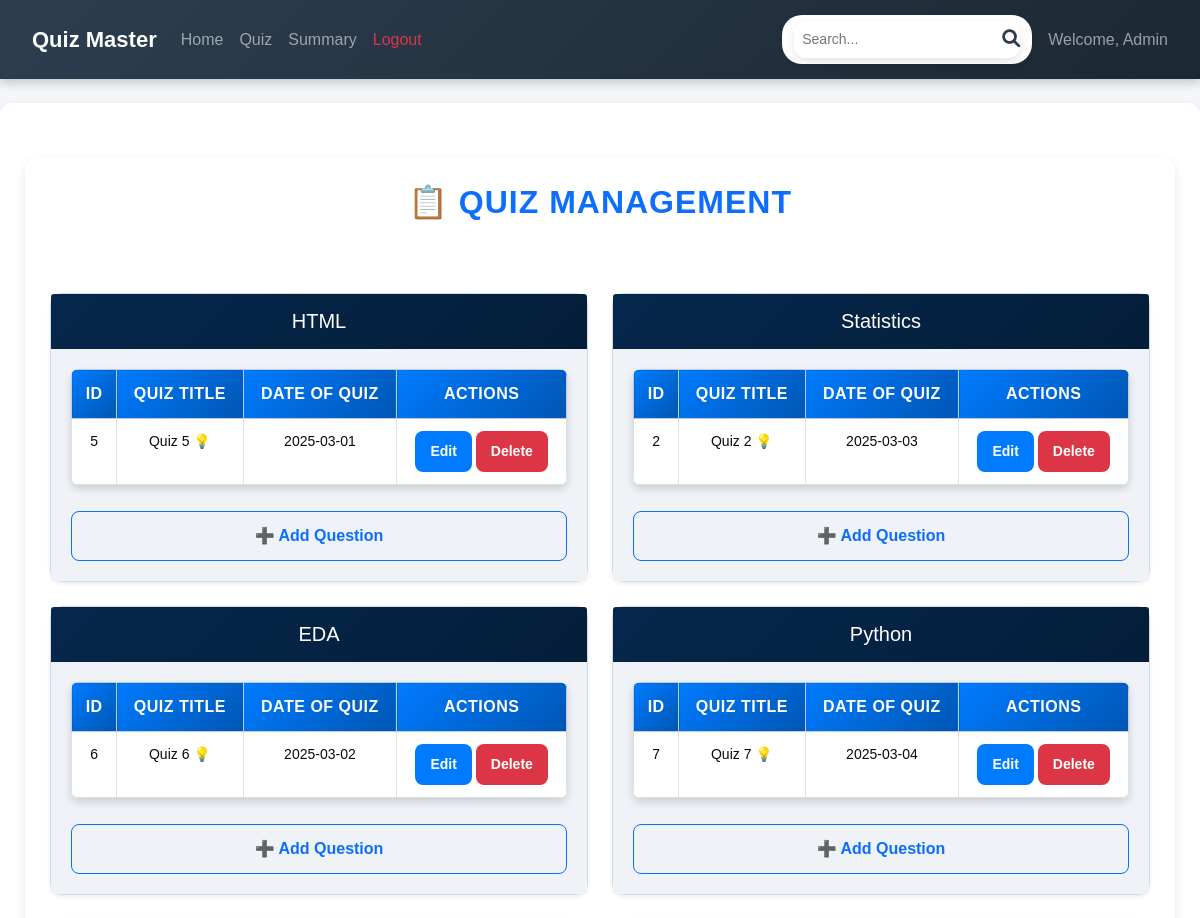
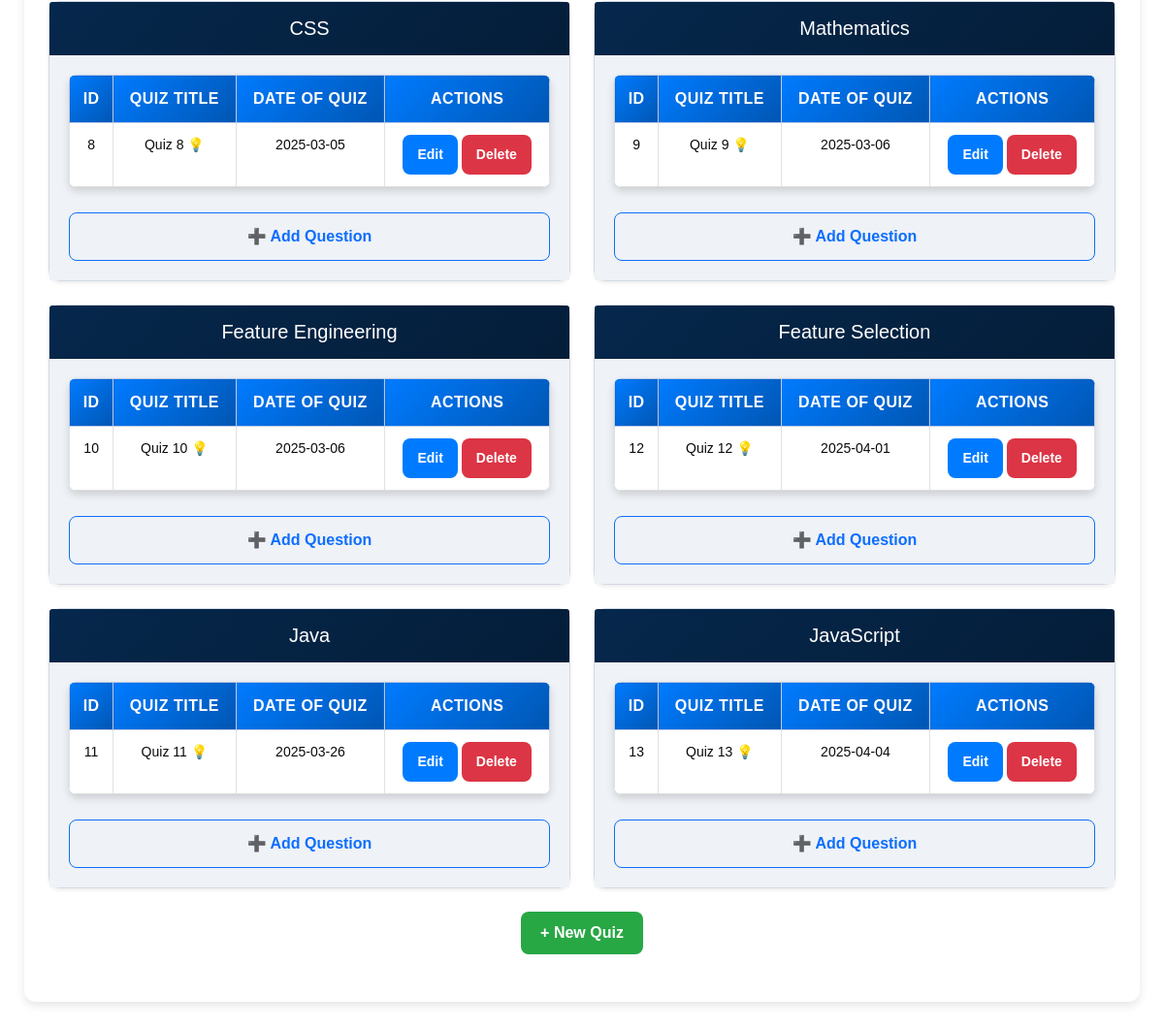
Page /admin/quiz_management on the earlier database version (2 pictures, top to bottom).
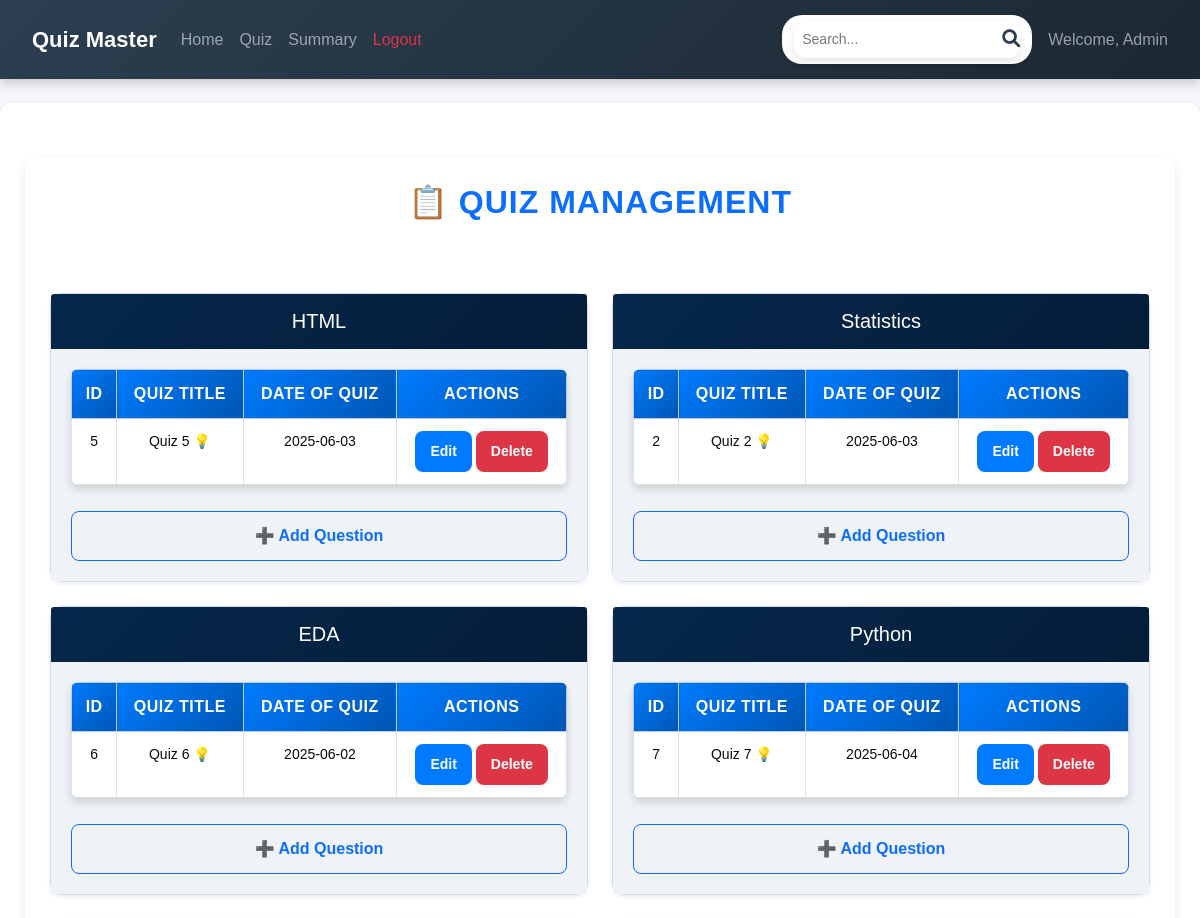
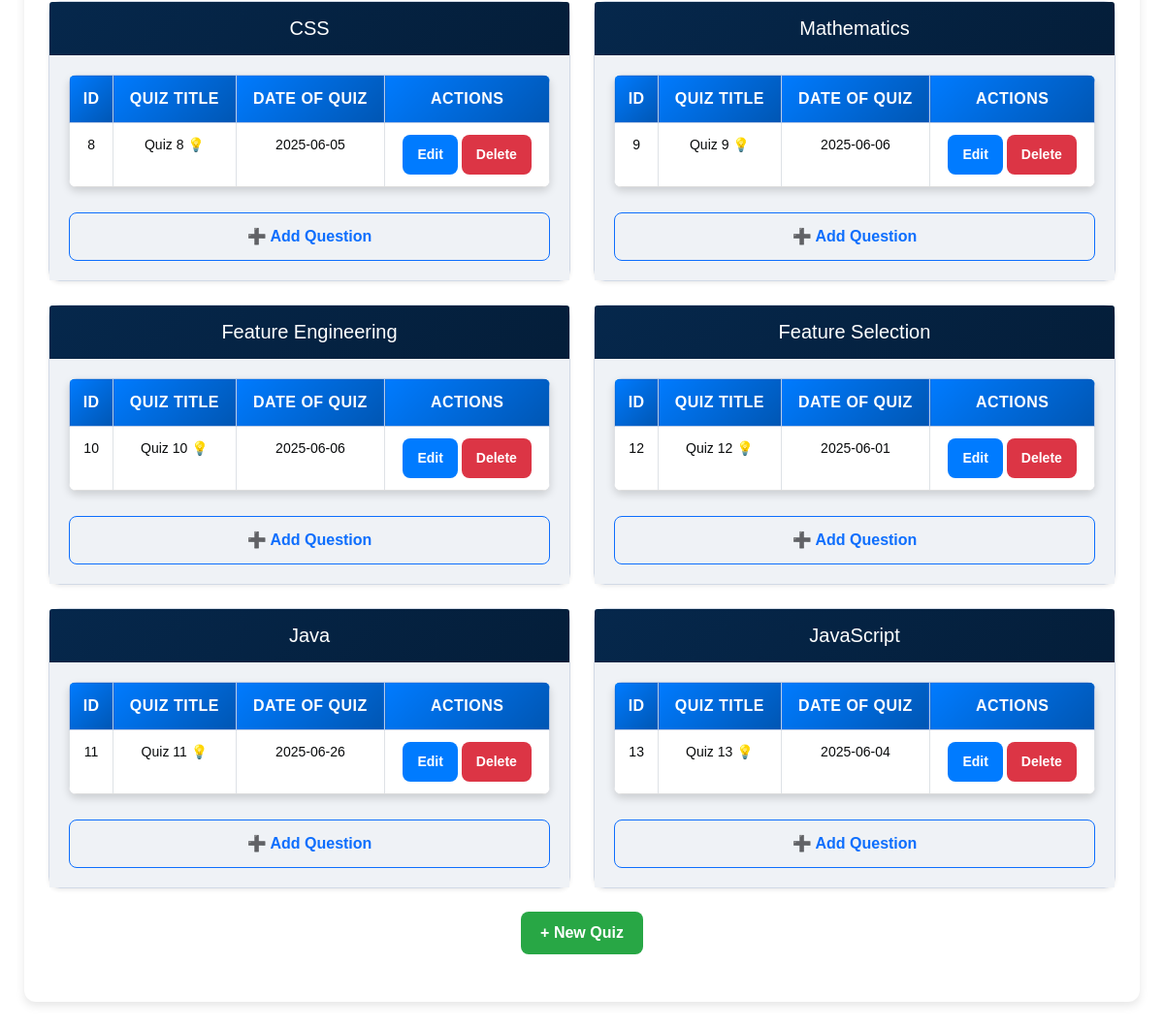
Same page on the later database version (2 pictures, top to bottom).
### backend/models.py (models this page shows)
class Chapter(db.Model):
    __tablename__ = 'chapter'
    id = db.Column(db.Integer, primary_key=True)
    name = db.Column(db.String(100), nullable=False)
    description = db.Column(db.Text)
    subject_id = db.Column(db.Integer, db.ForeignKey('subject.id', ondelete="CASCADE"), nullable=False)
    quizzes = db.relationship('Quiz', backref='chapter', lazy='subquery', cascade='all, delete-orphan')

class Quiz(db.Model):
    __tablename__ = 'quiz'
    id = db.Column(db.Integer, primary_key=True)
    chapter_id = db.Column(db.Integer, db.ForeignKey('chapter.id', ondelete="CASCADE"), nullable=False)
    date_of_quiz = db.Column(db.Date, nullable=False)
    duration_seconds = db.Column(db.Integer, nullable=False)
    remarks = db.Column(db.Text)
    questions = db.relationship('Question', backref='quiz', lazy='subquery', cascade='all, delete-orphan')
    scores = db.relationship('Score', backref='quiz', lazy='dynamic', cascade='all, delete-orphan')

### backend/controllers.py (the view)
@app.route('/admin/quiz_management', methods=['GET'])
def quiz_management():
    chapters = Chapter.query.options(db.joinedload(Chapter.quizzes)).all()
    quizzes = Quiz.query.all()
    return render_template('admin/admin_quiz_management.html', chapters=chapters, quizzes=quizzes)

### templates/admin/admin_quiz_management.html (shortened to what this page needs)
{% extends "admin/admin_base.html" %}
{% block content %}
<div class="container">
    <h2 class="text-center text-primary mb-4">📋 QUIZ MANAGEMENT</h2>
<br>
<br>
    {% if quizzes %}
    <div class="row">
        {% for chapter in chapters %}
        <div class="col-md-6">
            <div class="card shadow-sm mb-4">
                <div class="card-header bg-dark text-white">
                    <h5 class="mb-0" class="text-center">{{ chapter.name }}</h5>
                </div>
                <div class="card-body">
                    <table class="table table-bordered">
                        <thead class="table-primary">
                            <tr>
                                <th>ID</th>
                                <th>Quiz Title</th>
                                <th>Date of Quiz</th>
                                <th>Actions</th>
                            </tr>
                        </thead>
                        <tbody>
                            {% for quiz in quizzes if quiz.chapter_id == chapter.id %}
                            <tr>
                                <td>{{ quiz.id }}</td>
                                <td>{{ 'Quiz ' + quiz.id|string +' 💡' }}</td>
                                <td>{{ quiz.date_of_quiz.strftime('%Y-%m-%d') }}</td>
                                <td>
                                    <a href="{{ url_for('edit_quiz', quiz_id=quiz.id) }}" class="btn btn-primary btn-sm">Edit</a>
                                    <a href="{{ url_for('delete_quiz', quiz_id=quiz.id) }}" class="btn btn-danger btn-sm">Delete</a>
                                </td>
                            </tr>
                            {% endfor %}
                        </tbody>
                    </table>
                    <a href="{{ url_for('new_question', quiz_id=chapter.id) }}" class="btn btn-outline-primary w-100">
                        ➕ Add Question
                    </a>
                </div>
            </div>
        </div>
        {% endfor %}
    </div>
    {% else %}
    <div class="alert alert-warning text-center">No quizzes available. Click "New Quiz" to add.</div>
    {% endif %}
    <div class="text-center">
        <a href="{{ url_for('new_quiz') }}" class="btn btn-success mb-4">+ New Quiz</a>
    </div>
</div>
{% endblock %}

### templates/admin/admin_base.html (shortened to what this page needs)
<!DOCTYPE html>
<html lang="en">
<head>
    <link href="https://cdn.jsdelivr.net/npm/bootstrap@5.0.2/dist/css/bootstrap.min.css" rel="stylesheet">
    <link href="https://cdnjs.cloudflare.com/ajax/libs/font-awesome/6.0.0/css/all.min.css" rel="stylesheet">
    <link rel="stylesheet" href="{{ url_for('static', filename='styles/admin_dash.css') }}">
</head>
<body>
    <nav class="navbar navbar-expand-lg navbar-dark bg-dark">
        <div class="container-fluid">
            <a class="navbar-brand" href="#">Quiz Master</a>
            <div class="collapse navbar-collapse" id="navbarNav">
                <ul class="navbar-nav me-auto">
                    <li class="nav-item"><a class="nav-link" href="{{ url_for('admin_dashboard') }}">Home</a></li>
                    <li class="nav-item"><a class="nav-link" href="{{ url_for('quiz_management') }}">Quiz</a></li>
                    <li class="nav-item"><a class="nav-link" href="{{ url_for('admin_summary_charts') }}">Summary</a></li>
                    <li class="nav-item"><a class="nav-link text-danger" href="{{ url_for('logout') }}">Logout</a></li>
                </ul>
            <div class="search-bar">
                <form action="{{ url_for('search') }}" method="get">
                    <input type="text" name="query" placeholder="Search..." required>
                    <button type="submit"><i class="fa fa-search"></i></button>
                </form>
            </div>
                <span class="navbar-text ms-3">Welcome, Admin</span>
            </div>
        </div>
    </nav>
    <div class="container mt-4">
        {% block content %}
        {% endblock %}
    </div>
</body>
</html>

### static/styles/admin_dash.css (style rules this page uses)
body { font-family: 'Poppins', sans-serif; background-color: #f4f6f9; color: #333; margin: 0; padding: 0; }
.navbar { background: linear-gradient(135deg, #2c3e50, #1c2833); padding: 15px 20px; box-shadow: 0 4px 10px rgba(0, 0, 0, 0.2); }
.navbar-brand { font-weight: bold; font-size: 22px; color: #ffffff; transition: 0.3s ease-in-out; }
.navbar-nav .nav-link { color: #ffffff; font-weight: 500; font-size: 16px; transition: 0.3s ease-in-out; }
.search-bar { display: flex; align-items: center; background: #ffffff; padding: 6px 12px; border-radius: 20px; box-shadow: 0 2px 5px rgba(0, 0, 0, 0.1); }
.search-bar form { display: flex; align-items: center; width: 100%; margin: 0; padding: 0; }
.search-bar input { border: none; background: transparent; padding: 8px; font-size: 14px; outline: none; width: 200px; flex-grow: 1; }
.search-bar input::placeholder { color: #777; }
.search-bar button { background: transparent; border: none; color: #2c3e50; font-size: 18px; cursor: pointer; transition: 0.3s ease-in-out; padding: 0; margin-left: 8px; }
.container { max-width: 1200px; margin: 30px auto; background: white; padding: 25px; border-radius: 12px; box-shadow: 0 4px 10px rgba(0, 0, 0, 0.1); }
h2.text-center { font-weight: bold; color: #2c3e50; margin-bottom: 20px; text-transform: uppercase; letter-spacing: 1px; }
.card { border-radius: 12px; box-shadow: 0 4px 10px rgba(0, 0, 0, 0.15); transition: 0.3s ease-in-out; border: 1px solid #d1d9e6; background: #ffffff; }
.card-header { background: linear-gradient(135deg, hsl(211, 86%, 16%), hsl(211, 87%, 12%)); color: white; font-weight: bold; padding: 15px; border-radius: 12px 12px 0 0; text-align: center; font-size: 18px; }
.card-body { padding: 20px; background: hsl(210, 29%, 95%); }
.table { border-radius: 8px; overflow: hidden; box-shadow: 0 4px 8px rgba(0, 0, 0, 0.15); background: white; }
.table thead { background: linear-gradient(135deg, rgb(10, 163, 240), hsl(209, 95%, 50%)); color: white; text-transform: uppercase; }
.table th { padding: 12px; font-size: 16px; text-align: center; letter-spacing: 0.5px; }
.table td { padding: 12px; text-align: center; border-bottom: 1px solid #ddd; font-size: 14px; color: hsl(200, 14%, 4%); }
.table tbody tr { transition: 0.3s ease-in-out; }
.btn-success { background: #28a745; border: none; padding: 10px 20px; font-size: 16px; font-weight: bold; border-radius: 8px; transition: 0.3s ease-in-out; }
.btn-primary { background: #007bff; border: none; padding: 10px 15px; font-size: 14px; font-weight: bold; border-radius: 8px; transition: 0.3s ease-in-out; }
.btn-danger { background: #dc3545; border: none; padding: 10px 15px; font-size: 14px; font-weight: bold; border-radius: 8px; transition: 0.3s ease-in-out; }
.btn-outline-primary { width: 100%; font-weight: bold; padding: 12px; border-radius: 8px; margin-top: 10px; transition: 0.3s ease-in-out; }
form { background: white; padding: 25px; border-radius: 12px; box-shadow: 0 4px 10px rgba(0, 0, 0, 0.1); max-width: 600px; margin: 0 auto; }
.table-primary th { background: linear-gradient(135deg, #007bff, #0056b3); color: white; text-transform: uppercase; font-weight: bold; padding: 12px; text-align: center; letter-spacing: 0.5px; }

Differences in the rows shown:
changed Quiz "Quiz 5 💡": date_of_quiz "2025-03-01" → "2025-06-03"
changed Quiz "Quiz 2 💡": date_of_quiz "2025-03-03" → "2025-06-03"
changed Quiz "Quiz 6 💡": date_of_quiz "2025-03-02" → "2025-06-02"
changed Quiz "Quiz 7 💡": date_of_quiz "2025-03-04" → "2025-06-04"
changed Quiz "Quiz 8 💡": date_of_quiz "2025-03-05" → "2025-06-05"
changed Quiz "Quiz 9 💡": date_of_quiz "2025-03-06" → "2025-06-06"
changed Quiz "Quiz 10 💡": date_of_quiz "2025-03-06" → "2025-06-06"
changed Quiz "Quiz 12 💡": date_of_quiz "2025-04-01" → "2025-06-01"
changed Quiz "Quiz 11 💡": date_of_quiz "2025-03-26" → "2025-06-26"
changed Quiz "Quiz 13 💡": date_of_quiz "2025-04-04" → "2025-06-04"
